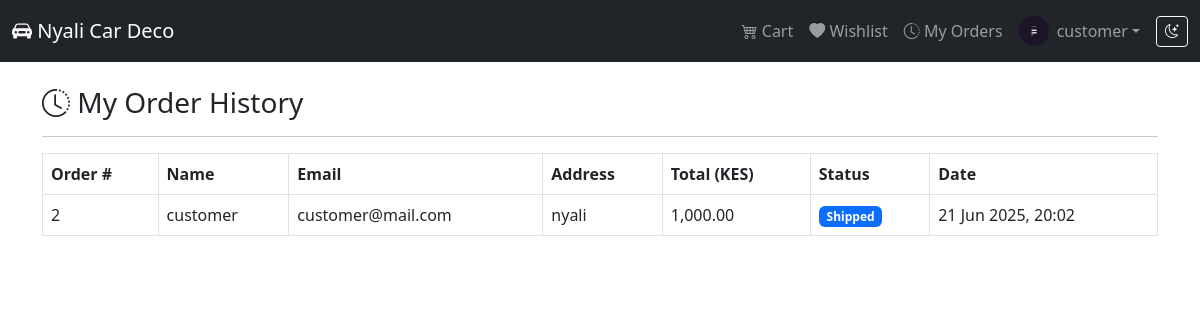
The page /orders/history.php (signed in) on the database its author committed.
### tables this page shows
CREATE TABLE `orders` (
  `id` int(11) NOT NULL,
  `user_id` int(11) DEFAULT NULL,
  `customer_name` varchar(100) DEFAULT NULL,
  `email` varchar(100) DEFAULT NULL,
  `address` text DEFAULT NULL,
  `total` decimal(10,2) DEFAULT NULL,
  `status` varchar(50) DEFAULT 'Pending',
  `order_date` timestamp NOT NULL DEFAULT current_timestamp()
);

### orders/history.php (the view, shortened to what this page needs)
<?php
include '../includes/config.php';
include '../includes/header.php';
$user_id = $_SESSION['user']['id'];
$stmt = $conn->prepare("SELECT * FROM orders WHERE user_id = ? ORDER BY order_date DESC");
$stmt->bind_param("i", $user_id);
$stmt->execute();
$result = $stmt->get_result();
?>
<h3><i class="bi bi-clock-history"></i> My Order History</h3>
<hr>
<?php if ($result->num_rows === 0): ?>
    <div class="alert alert-info">You haven't placed any orders yet.</div>
<?php else: ?>
    <table class="table table-bordered table-hover">
        <thead>
        <tr>
            <th>Order #</th>
            <th>Name</th>
            <th>Email</th>
            <th>Address</th>
            <th>Total (KES)</th>
            <th>Status</th>
            <th>Date</th>
        </tr>
        </thead>
        <tbody>
        <?php while ($order = $result->fetch_assoc()): ?>
            <tr>
                <td><?= $order['id'] ?></td>
                <td><?= htmlspecialchars($order['customer_name']) ?></td>
                <td><?= htmlspecialchars($order['email']) ?></td>
                <td><?= htmlspecialchars($order['address']) ?></td>
                <td><?= number_format($order['total'], 2) ?></td>
                <td>
                    <span class="badge bg-<?=
                    $order['status'] === 'Pending' ? 'warning' :
                        ($order['status'] === 'Processing' ? 'info' :
                            ($order['status'] === 'Shipped' ? 'primary' :
                                ($order['status'] === 'Delivered' ? 'success' : 'secondary')))
                    ?>">
                        <?= htmlspecialchars($order['status']) ?>
                    </span>
                </td>
                <td><?= date('d M Y, H:i', strtotime($order['order_date'])) ?></td>
            </tr>
        <?php endwhile; ?>
        </tbody>
    </table>
<?php endif; ?>
<?php include '../includes/footer.php'; ?>

### rows shown on the page
orders: id "2", customer_name "customer", email "customer@mail.com", address "nyali", total "1,000.00", status "Shipped", order_date "21 Jun 2025, 20:02"

### other values the page prints
$_SESSION['user']['username'] "customer"
